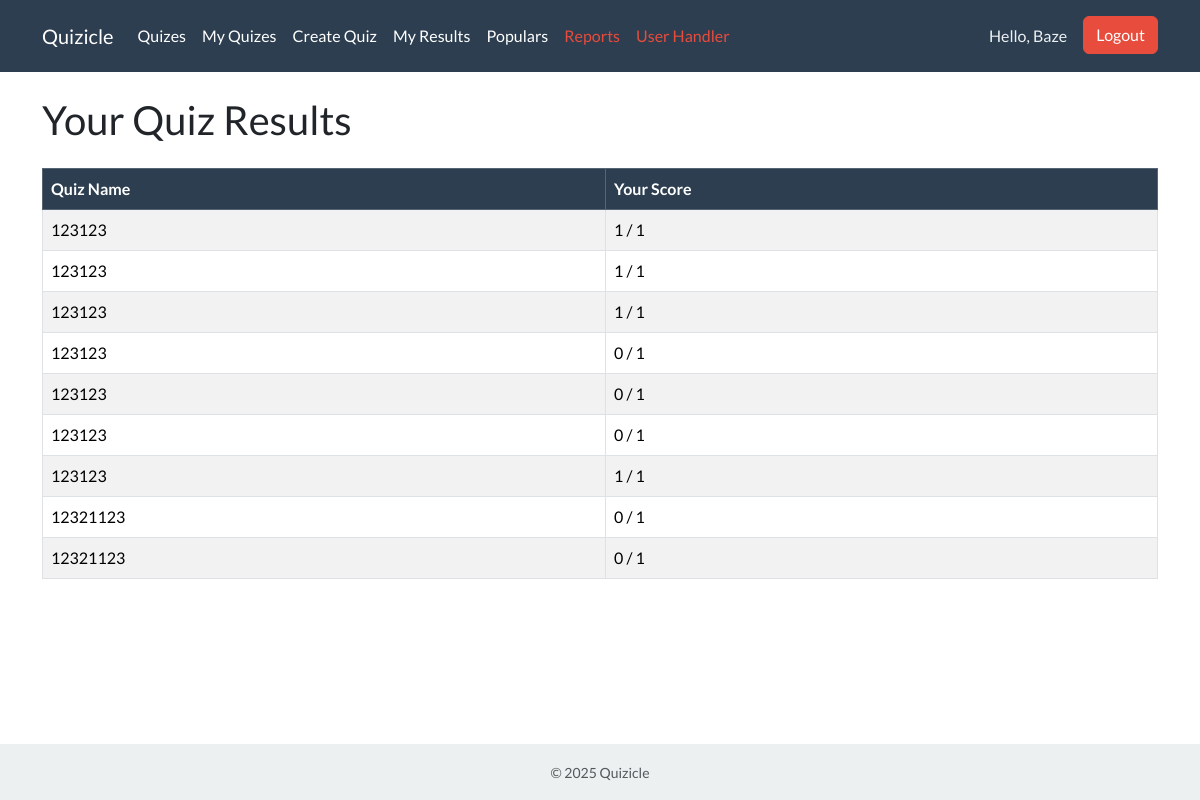
Page /my-results/ (signed in) on the committed database.
### projectname/models.py (models this page shows, shortened)
class Results(models.Model):
    quiz = models.ForeignKey(Quiz, on_delete=models.CASCADE, related_name="results")
    user = models.CharField(max_length=150)
    result = models.IntegerField()
    class Meta:
        app_label = 'projectname'

class Quiz(models.Model):
    quiz_name = models.CharField(max_length=150)
    description = models.TextField(default="Complete the quiz—get results")
    quiz_maximum_points = models.IntegerField(default=0, editable=False)  # Auto-calculated
    question_count = models.IntegerField(default=0, editable=False)  # Auto-calculated
    creator = models.ForeignKey(User, on_delete=models.CASCADE, related_name='questions_created')
    class Meta:
        app_label = 'projectname'
        ordering = ['-id']

### projectname/views.py (the view)
# urls.py: path('my-results/', UserResultsView.as_view(), name='user_results'),
class UserResultsView(ListView):
    model = Results
    template_name = 'user_results.html'
    context_object_name = 'results'
    def get_queryset(self):
        return Results.objects.filter(user=self.request.user.username).select_related('quiz')

### templates/user_results.html (shortened to what this page needs)
{% extends 'base.html' %}
{% block content %}
<h2 class="mb-4">Your Quiz Results</h2>
{% if user.is_authenticated %}
    {% if results %}
        <table class="table table-bordered table-striped">
            <thead class="table-primary">
                <tr>
                    <th>Quiz Name</th>
                    <th>Your Score</th>
                </tr>
            </thead>
            <tbody>
                {% for result in results %}
                <tr>
                    <td>{{ result.quiz.quiz_name }}</td>
                    <td>{{ result.result }} / {{ result.quiz.quiz_maximum_points }}</td>
                </tr>
                {% endfor %}
            </tbody>
        </table>
    {% else %}
        <div class="alert alert-info">You haven’t completed any quizzes yet.</div>
    {% endif %}
{% else %}
    <div class="alert alert-warning">
        Log in to your account to see your quiz results.
        <a href="{% url 'login' %}" class="btn btn-primary btn-sm ms-3">Login</a>
    </div>
{% endif %}
{% endblock %}

### templates/base.html (shortened to what this page needs)
<!DOCTYPE html>
<html lang="en">
<head>
    <link rel="stylesheet" href="https://cdn.jsdelivr.net/npm/bootswatch@5.3.0/dist/flatly/bootstrap.min.css">
</head>
<body>
<nav class="navbar navbar-expand-lg navbar-dark bg-primary">
    <div class="container">
        <a class="navbar-brand" href="{% url 'well_done' %}">Quizicle</a>
        <ul class="navbar-nav me-auto mb-2 mb-lg-0">
            <li class="nav-item">
                <a class="nav-link" aria-current="page" href="{% url 'quiz_public_list' %}">Quizes</a>
            </li>
            <li class="nav-item">
                <a class="nav-link" aria-current="page" href="{% url 'quiz_list' %}">My Quizes</a>
            </li>
            <li class="nav-item">
                <a class="nav-link" aria-current="page" href="{% url 'create_quiz' %}">Create Quiz</a>
            </li>
            <li class="nav-item">
                <a class="nav-link" aria-current="page" href="{% url 'user_results' %}">My Results</a>
            </li>
            <li class="nav-item">
                <a class="nav-link" aria-current="page" href="{% url 'popular_quizzes' %}">Populars</a>
            </li>
            {% if user.is_superuser %}
                <li class="nav-item">
                    <a class="nav-link text-danger" href="{% url 'admin_reports' %}">Reports</a>
                </li>
            {% endif %}
            {% if user.is_superuser %}
                <li class="nav-item">
                    <a class="nav-link text-danger" href="{% url 'user_handler' %}">User Handler</a>
                </li>
            {% endif %}
        </ul>
        <div class="d-flex">
            {% if user.is_authenticated %}
                <a href="{% url 'user_profile' %}" class="navbar-text me-3 text-light text-decoration-none">
                    Hello, {{ user.username }}
                </a>
                <form action="{% url 'logout' %}" method="post">
                    <button class="btn btn-danger" type="submit">Logout</button>
                </form>
            {% else %}
                <a href="{% url 'login' %}" class="btn btn-outline-light btn-sm me-2">Login</a>
                <a href="{% url 'register' %}" class="btn btn-light btn-sm">Register</a>
            {% endif %}
        </div>
    </div>
</nav>
<div class="container mt-4">
    {% block content %}
    {% endblock %}
</div>
<footer class="bg-light text-center text-muted mt-5 py-3">
    <div class="container">
        <small>&copy; 2025 Quizicle</small>
    </div>
</footer>
</body>
</html>

### templates/base.html (style rules this page uses)
html, body { height: 100%; margin: 0; }
body { display: flex; flex-direction: column; }
.container { flex: 1 0 auto; }
footer { flex-shrink: 0; position: relative; width: 100%; }

### rows in the picture
Results: quiz.quiz_name "123123", result "1", quiz.quiz_maximum_points "1"
Results: quiz.quiz_name "123123", result "1", quiz.quiz_maximum_points "1"
Results: quiz.quiz_name "123123", result "1", quiz.quiz_maximum_points "1"
Results: quiz.quiz_name "123123", result "0", quiz.quiz_maximum_points "1"
Results: quiz.quiz_name "123123", result "0", quiz.quiz_maximum_points "1"
Results: quiz.quiz_name "123123", result "0", quiz.quiz_maximum_points "1"
Results: quiz.quiz_name "123123", result "1", quiz.quiz_maximum_points "1"
Results: quiz.quiz_name "12321123", result "0", quiz.quiz_maximum_points "1"
Results: quiz.quiz_name "12321123", result "0", quiz.quiz_maximum_points "1"

### other values in the picture
{{ user.username }} "Baze"
